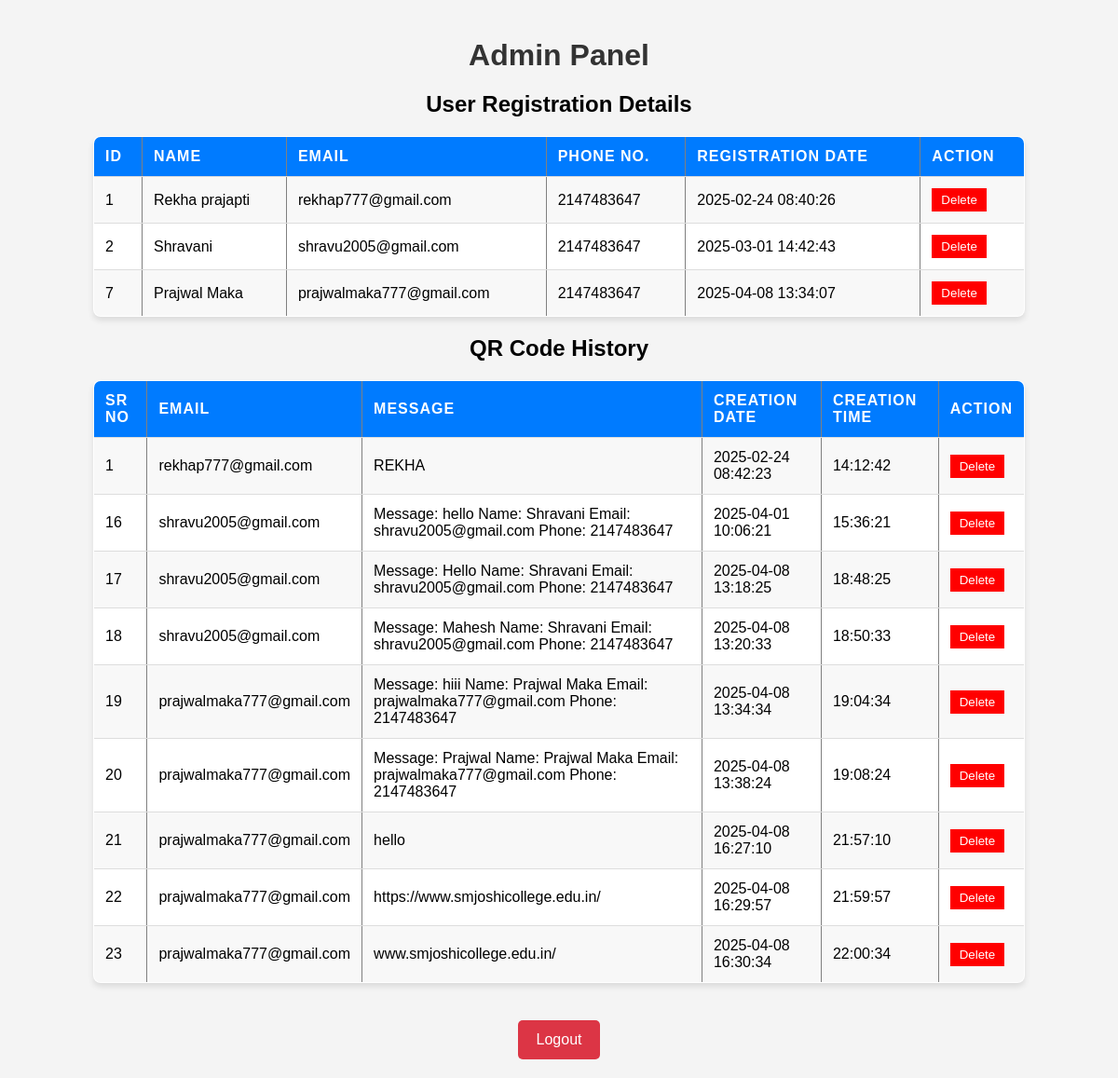
The app's page /admin/admin_panel.php with its own data.
### tables this page shows
CREATE TABLE `reg` (
  `id` int(11) NOT NULL,
  `name` varchar(255) NOT NULL,
  `email` varchar(255) NOT NULL,
  `password` varchar(255) NOT NULL,
  `phone` int(20) NOT NULL,
  `created_at` timestamp NOT NULL DEFAULT current_timestamp()
);

### admin/fetch_qr_history.php (the view, shortened to what this page needs)
<?php
include 'db.php';
$sql = "SELECT * FROM `user-info`";
$result = $conn->query($sql);
if ($result->num_rows > 0) {
    echo "<h2>QR Code History</h2>";
    echo "<table border='1'>
            <tr>
                <th>Sr no</th>
                <th>Email</th>
                <th>Message</th>
                <th>Creation Date</th>
                <th>Creation Time</th>
                <th>Action</th>
            </tr>";
    while ($row = $result->fetch_assoc()) {
        echo "<tr>
                <td>" . $row["sr.no"] . "</td>
                <td>" . $row["email"] . "</td>
                <td>" . $row["message"] . "</td>
                <td>" . $row["created_at"] . "</td>
                <td>" . $row["created_time"] . "</td>
                <td>
                    <form method='POST' action='delete-qr-history.php' onsubmit='return confirm(\"Are you sure you want to delete this record?\");'>
                        <input type='hidden' name='sr_no' value='" . $row["sr.no"] . "'>
                        <button type='submit' style='background-color: red; color: white; border: none; padding: 5px 10px; cursor: pointer;'>Delete</button>
                    </form>
                </td>
              </tr>";
    }
    echo "</table>";
} else {
    echo "No QR code history found.";
}
?>

### admin/admin_panel.php (shortened to what this page needs)
<!DOCTYPE html>
<html lang="en">
<head>
</head>
<body>
  <h1>Admin Panel</h1>
  <?php include 'fetch_users.php'; ?>
  <?php include 'fetch_qr_history.php'; ?>
  <a href="logout.php" class="btn btn-danger">Logout</a>
</body>
</html>

### admin/fetch_users.php (shortened to what this page needs)
<?php
include 'db.php';
$sql = "SELECT * FROM reg";
$result = $conn->query($sql);
if ($result->num_rows > 0) {
    echo "<h2>User Registration Details</h2>";
    echo "<table border='1'>
            <tr>
                <th>ID</th>
                <th>Name</th>
                <th>Email</th>
                <th>Phone No.</th>
                <th>Registration Date</th>
                <th>Action</th>
            </tr>";
    while ($row = $result->fetch_assoc()) {
        echo "<tr>
                <td>" . $row["id"] . "</td>
                <td>" . $row["name"] . "</td>
                <td>" . $row["email"] . "</td>
                <td>" . $row["phone"] . "</td>
                <td>" . $row["created_at"] . "</td>
                <td>
                    <form method='POST' action='delete_user.php' onsubmit='return confirm(\"Are you sure you want to delete this user?\");'>
                        <input type='hidden' name='id' value='" . $row["id"] . "'>
                        <button type='submit' style='background-color: red; color: white; border: none; padding: 5px 10px; cursor: pointer;'>Delete</button>
                    </form>
                </td>
              </tr>";
    }
    echo "</table>";
} else {
    echo "No users found.";
}
?>

### admin/admin_panel.php (style rules this page uses)
body { font-family: Arial, sans-serif; background-color: #f4f4f4; margin: 0; padding: 20px; text-align: center; }
h1 { color: #333; margin-bottom: 20px; }
table { width: 100%; max-width: 1000px; margin: 20px auto; border-collapse: collapse; background-color: white; box-shadow: 0px 4px 6px rgba(0, 0, 0, 0.1); border-radius: 8px; overflow: hidden; }
th, td { padding: 12px; text-align: left; border-bottom: 1px solid #ddd; }
th { background-color: #007BFF; color: white; text-transform: uppercase; letter-spacing: 1px; }
tr:nth-child(even) { background-color: #f8f8f8; }
.btn-danger { display: inline-block; background-color: #dc3545; color: white; padding: 12px 20px; text-decoration: none; font-size: 16px; border-radius: 5px; margin-top: 20px; transition: background 0.3s ease-in-out; }

### records on screen
reg: id "1", name "Rekha prajapti", email "rekhap777@gmail.com", phone "2147483647", created_at "2025-02-24 08:40:26"
reg: id "2", name "Shravani", email "shravu2005@gmail.com", phone "2147483647", created_at "2025-03-01 14:42:43"
reg: id "7", name "Prajwal Maka", email "prajwalmaka777@gmail.com", phone "2147483647", created_at "2025-04-08 13:34:07"
user-info: no "1", email "rekhap777@gmail.com", message "REKHA", created_at "2025-02-24 08:42:23", created_time "14:12:42"
user-info: no "16", email "shravu2005@gmail.com", message "Message: hello Name: Shravani Email: shravu2005@gmail.com Phone: 2147483647", created_at "2025-04-01 10:06:21", created_time "15:36:21"
user-info: no "17", email "shravu2005@gmail.com", message "Message: Hello Name: Shravani Email: shravu2005@gmail.com Phone: 2147483647", created_at "2025-04-08 13:18:25", created_time "18:48:25"
user-info: no "18", email "shravu2005@gmail.com", message "Message: Mahesh Name: Shravani Email: shravu2005@gmail.com Phone: 2147483647", created_at "2025-04-08 13:20:33", created_time "18:50:33"
user-info: no "19", email "prajwalmaka777@gmail.com", message "Message: hiii Name: Prajwal Maka Email: prajwalmaka777@gmail.com Phone: 2147483647", created_at "2025-04-08 13:34:34", created_time "19:04:34"
user-info: no "20", email "prajwalmaka777@gmail.com", message "Message: Prajwal Name: Prajwal Maka Email: prajwalmaka777@gmail.com Phone: 2147483647", created_at "2025-04-08 13:38:24", created_time "19:08:24"
user-info: no "21", email "prajwalmaka777@gmail.com", message "hello", created_at "2025-04-08 16:27:10", created_time "21:57:10"
user-info: no "22", email "prajwalmaka777@gmail.com", message "https://www.smjoshicollege.edu.in/", created_at "2025-04-08 16:29:57", created_time "21:59:57"
user-info: no "23", email "prajwalmaka777@gmail.com", message "www.smjoshicollege.edu.in/", created_at "2025-04-08 16:30:34", created_time "22:00:34"
